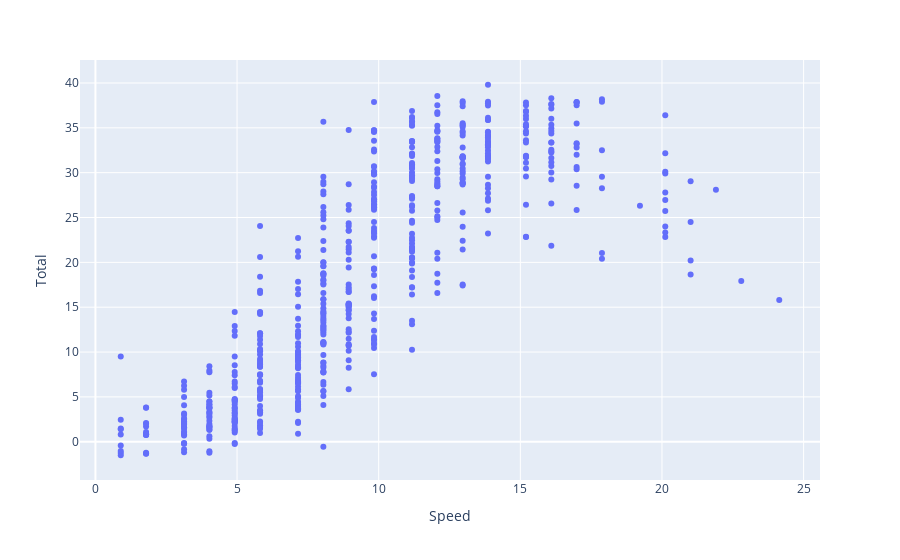

The notebook cell this image was saved under:
### Code cell
import plotly.express as px


fig = px.scatter(gen_df_alligned, x="Speed", y="Total")
fig.show()

### Figure 1 — Plotly figure (JSON) as saved in the notebook; plotly's stock layout.template omitted (floating-point values rounded to 4 significant figures; data arrays with more than 128 entries replaced by an {"elided": "..."} marker saying what was removed)
{"data": [{"hovertemplate": "Speed=%{x}<br>Total=%{y}<extra></extra>", "legendgroup": "", "marker": {"color": "#636efa", "symbol": "circle"}, "mode": "markers", "name": "", "orientation": "v", "showlegend": false, "type": "scatter", "x": {"elided": "623 float values"}, "xaxis": "x", "y": {"elided": "623 float values"}, "yaxis": "y"}], "layout": {"legend": {"tracegroupgap": 0}, "margin": {"t": 60}, "xaxis": {"anchor": "y", "domain": [0, 1], "title": {"text": "Speed"}}, "yaxis": {"anchor": "x", "domain": [0, 1], "title": {"text": "Total"}}}}
